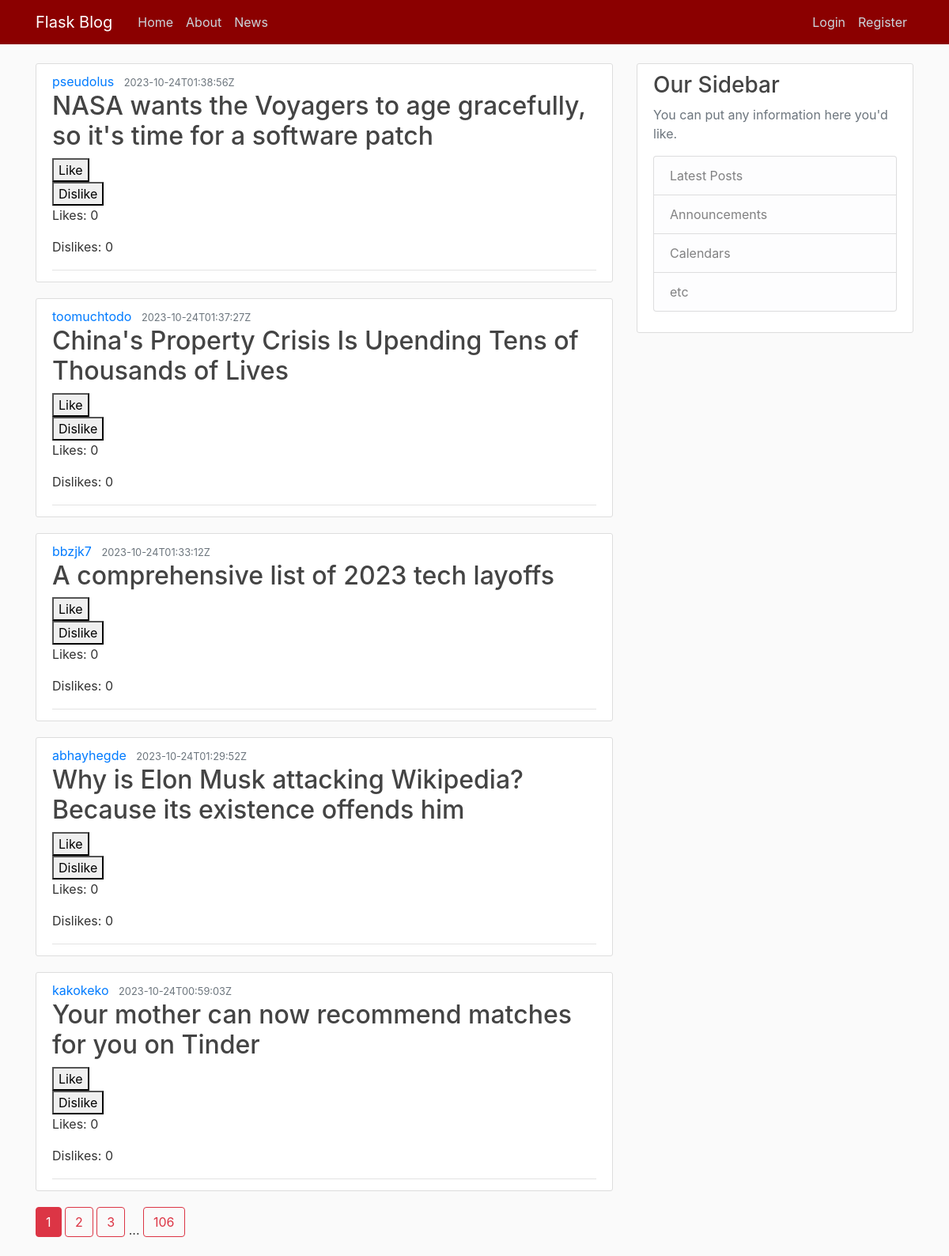
Page /news on the committed database.
### flaskblog.py (models this page shows, shortened)
class News(db.Model):
    id = db.Column(db.Integer, primary_key=True)
    title = db.Column(db.String(255), nullable=False)
    url = db.Column(db.String(255), nullable=False)
    by = db.Column(db.String(255), nullable=False)
    score = db.Column(db.Integer, nullable=False)
    time = db.Column(db.String(255), nullable=False)
    likes = db.relationship('LikesDislikes', backref = 'news', lazy = True)
    def get_likes_count(self):
        return LikesDislikes.query.filter_by(news_id=self.id, likes=True).count()
    def get_dislikes_count(self):
        return LikesDislikes.query.filter_by(news_id=self.id, likes=False).count()

### flaskblog.py (the view)
@app.route("/")
@app.route("/news")
def news():
    page = request.args.get('page', 1, type=int)
    with app.app_context():
	       news_items = News.query.options(joinedload(News.likes)
	       	).order_by(News.time.desc()
	       	).group_by(News.id).paginate(page=page, per_page=5)
    return render_template('news.html', title='News', news_items=news_items, session=session.get('user'), pretty=json.dumps(session.get('user')))

### templates/news.html
{% extends "layout.html" %}
{% block content %}
	{% for news_item in news_items.items %}
		<article class="media content-section">
		  <div class="media-body">
		    <div class="article-metadata">
		      <a class="mr-2" href="#">{{ news_item.by }}</a>
		      <small class="text-muted">{{ news_item.time }}</small>
		      <h2><a class="article-title" href="{{ news_item.url }}" target="_blank">{{ news_item.title }}</a></h2>
		      <div class="like-dislike-section">
		      	<form action="{{ url_for('like_news', news_id=news_item.id) }}" method="post">
		      		<button type="submit">Like</button>
		  	  	</form>
		  	  	<form action="{{ url_for('dislike_news', news_id=news_item.id) }}" method="post">
		  	  		<button type="submit">Dislike</button>
		  	  	</form>
		      </div>
		      <div class="counters">
		      	<p>Likes: {{ news_item.get_likes_count() }}</p>
		      	<p>Dislikes: {{ news_item.get_dislikes_count() }}</p>
		      </div>
		    </div>
		  </div>
		</article>
	{% endfor %}
	{% for page_num in news_items.iter_pages(left_edge=1, right_edge=1, left_current=1, right_current=2) %}
      {% if page_num %}
        {% if news_items.page == page_num %}
          <a class="btn btn-danger mb-4" href="{{ url_for('news', page=page_num) }}">{{ page_num }}</a>
        {% else %}
          <a class="btn btn-outline-danger mb-4" href="{{ url_for('news', page=page_num) }}">{{ page_num }}</a>
        {% endif %}
      {% else %}
        ...
      {% endif %}
    {% endfor %}
{% endblock content %}

### templates/layout.html (shortened to what this page needs)
<!DOCTYPE html>
<html>
<head>
    <link rel="stylesheet" href="https://cdn.jsdelivr.net/npm/bootstrap@4.4.1/dist/css/bootstrap.min.css">
    <link rel="stylesheet" type="text/css" href="{{ url_for('static', filename='main.css') }}">
</head>
<body>
	<header class="site-header">
	  <nav class="navbar navbar-expand-md navbar-dark bg-steel fixed-top">
	    <div class="container">
	      <a class="navbar-brand mr-4" href="/">Flask Blog</a>
	      <div class="collapse navbar-collapse" id="navbarToggle">
	        <div class="navbar-nav mr-auto">
	          <a class="nav-item nav-link" href="/">Home</a>
	          <a class="nav-item nav-link" href="/about">About</a>
	          <a class="nav-item nav-link" href="/news">News</a>
	        </div>
	        <div class="navbar-nav">
	          <a class="nav-item nav-link" href="/login">Login</a>
	          <a class="nav-item nav-link" href="/register">Register</a>
	        </div>
	      </div>
	    </div>
	  </nav>
	</header>
	<main role="main" class="container">
	  <div class="row">
	    <div class="col-md-8">
	      {% block content %}{% endblock %}
	    </div>
	    <div class="col-md-4">
	      <div class="content-section">
	        <h3>Our Sidebar</h3>
	        <p class='text-muted'>You can put any information here you'd like.
	          <ul class="list-group">
	            <li class="list-group-item list-group-item-light">Latest Posts</li>
	            <li class="list-group-item list-group-item-light">Announcements</li>
	            <li class="list-group-item list-group-item-light">Calendars</li>
	            <li class="list-group-item list-group-item-light">etc</li>
	          </ul>
	        </p>
	      </div>
	    </div>
	  </div>
	</main>
</body>
</html>

### static/main.css (style rules this page uses)
body { background: #fafafa; color: #333333; margin-top: 5rem; }
h1, h2, h3, h4, h5, h6 { color: #444444; }
.bg-steel { background-color: #8B0000; }
.site-header .navbar-nav .nav-link { color: #cbd5db; }
.content-section { background: #ffffff; padding: 10px 20px; border: 1px solid #dddddd; border-radius: 3px; margin-bottom: 20px; }
.article-title { color: #444444; }
.article-metadata { padding-bottom: 1px; margin-bottom: 4px; border-bottom: 1px solid #e3e3e3 }

### rows in the picture
News: by "pseudolus", time "2023-10-24T01:38:56Z", title "NASA wants the Voyagers to age gracefully, so it's time for a software patch", get_likes_count "0", get_dislikes_count "0"
News: by "toomuchtodo", time "2023-10-24T01:37:27Z", title "China's Property Crisis Is Upending Tens of Thousands of Lives", get_likes_count "0", get_dislikes_count "0"
News: by "bbzjk7", time "2023-10-24T01:33:12Z", title "A comprehensive list of 2023 tech layoffs", get_likes_count "0", get_dislikes_count "0"
News: by "abhayhegde", time "2023-10-24T01:29:52Z", title "Why is Elon Musk attacking Wikipedia? Because its existence offends him", get_likes_count "0", get_dislikes_count "0"
News: by "kakokeko", time "2023-10-24T00:59:03Z", title "Your mother can now recommend matches for you on Tinder", get_likes_count "0", get_dislikes_count "0"

### other values in the picture
{{ page_num }} "1"
{{ page_num }} "2" "3" "106"
